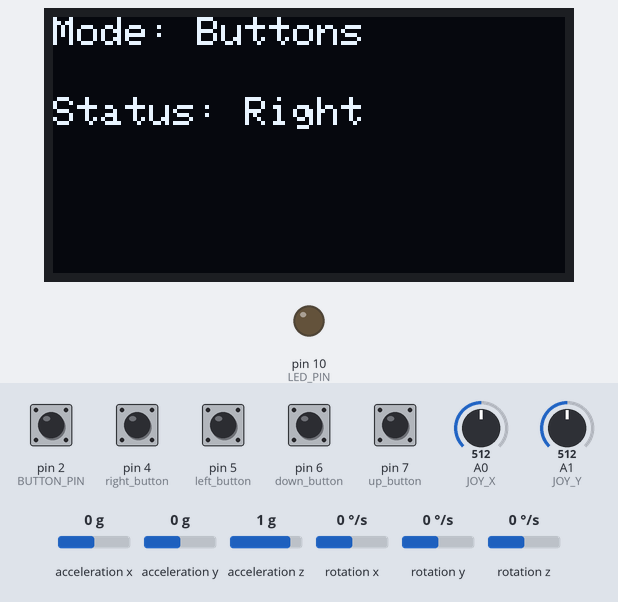
Simulated run of this sketch. Board: Arduino Uno, built with avr-gcc and run on an emulated ATmega328P. Parts: 128×64 one-colour display, output pins drawn as LEDs (lit = HIGH). Inputs (shaded band) come from the test bench; at power-on: pin 2 (BUTTON_PIN), pin 4 (right_button), pin 5 (left_button), pin 6 (down_button), pin 7 (up_button) HIGH, acceleration x 0 g, acceleration y 0 g, A0 (JOY_X) = 512, A1 (JOY_Y) = 512, acceleration z 1 g, rotation x 0 °/s, rotation y 0 °/s, rotation z 0 °/s. No radio packets arrive unless stated; what the sketch prints to the serial monitor is not drawn.

Above: at 4.2 s.
4.3 s: pin 2 (BUTTON_PIN) pulled LOW for 0.4 s
At 5.3 s:
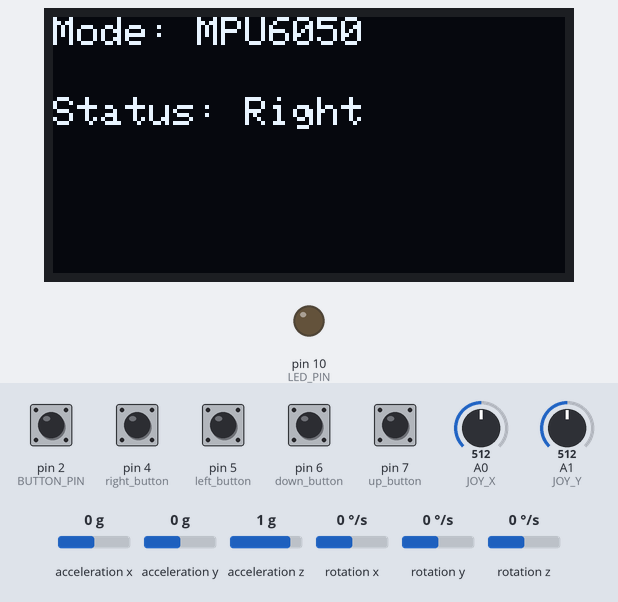
6.2 s: acceleration x set to 0.2 g
7.7 s: acceleration x set to 0.5 g
At 8.8 s:
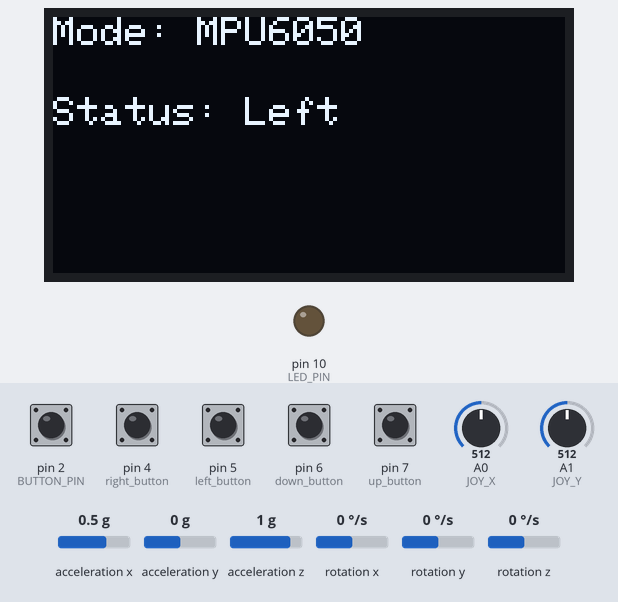
9.5 s: acceleration y set to -1.4 g
At 10.18 s:
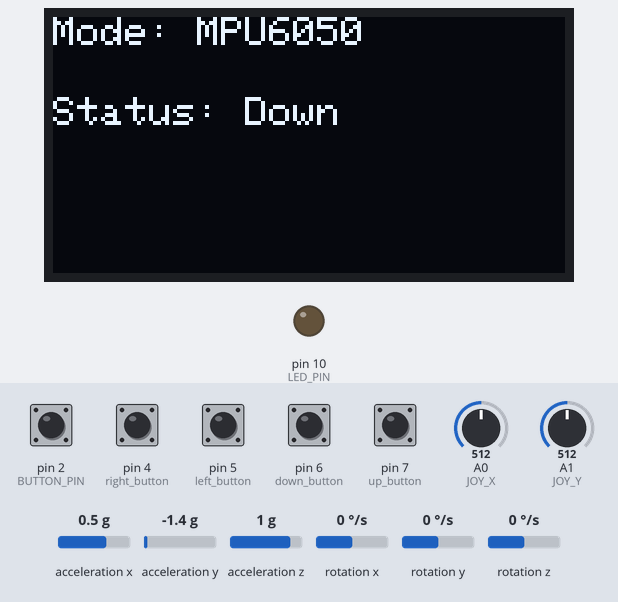
12.5 s: pin 2 (BUTTON_PIN) pulled LOW for 1 s
At 13.6 s:
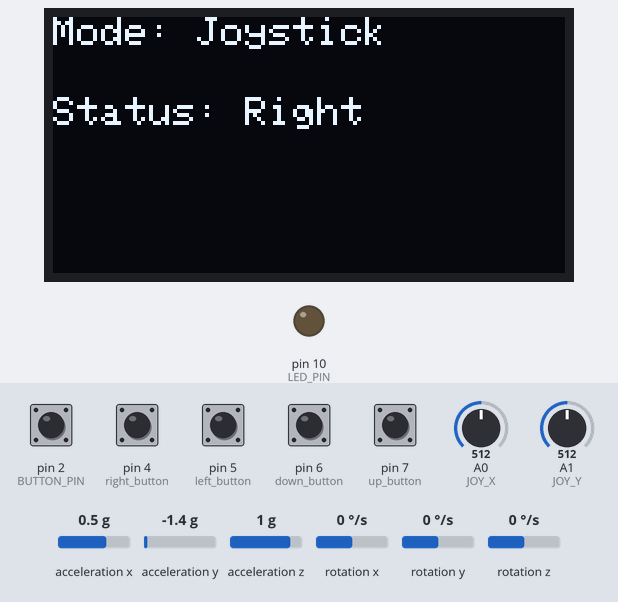
15.0 s: pin 2 (BUTTON_PIN) pulled LOW for 0.4 s
At 16.5 s:
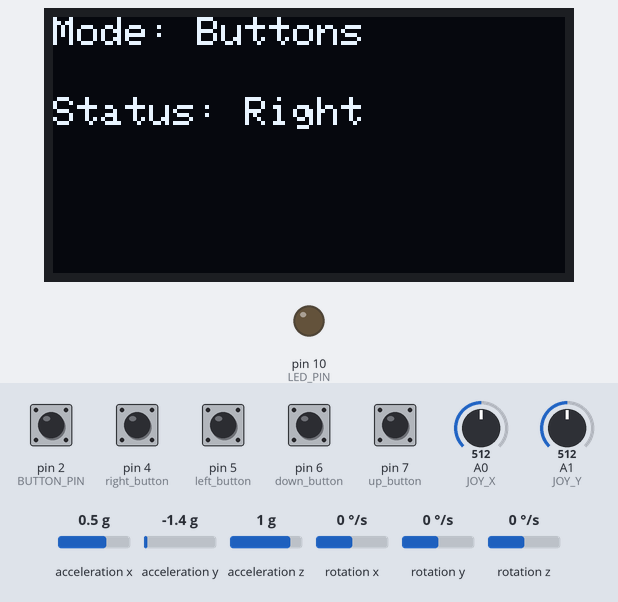
Timing chart, 0 to 18.0 s (numbered marks = the images above; inputs shaded):
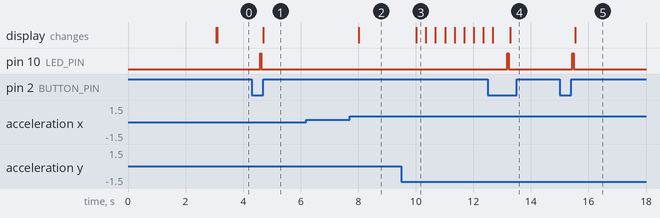

The sketch:

RCC06_Mode_Selection_Using_Mode_Button_Tx.ino
```cpp
#include <SPI.h>
#include <nRF24L01.h>
#include <RF24.h>
#include <Wire.h>
#include <Adafruit_GFX.h>
#include <Adafruit_SSD1306.h>
#include <MPU6050_light.h>

#define SCREEN_WIDTH 128
#define SCREEN_HEIGHT 64
Adafruit_SSD1306 display(SCREEN_WIDTH, SCREEN_HEIGHT, &Wire, -1);

MPU6050 mpu(Wire);

// NRF24L01
#define CE_PIN  A3
#define CSN_PIN A2
RF24 radio(CE_PIN, CSN_PIN);
const uint64_t pipe = 0xE8E8F0F0E1LL;
char msg[20];

// Push buttons
int up_button = 7;
int down_button = 6;
int left_button = 5;
int right_button = 4;

// Mode selection
#define BUTTON_PIN 2
#define LED_PIN    10

int lastButtonState = HIGH;
int currentMode = 0;
const int maxModes = 3;
unsigned long lastDebounceTime = 0;

// Joystick
#define JOY_X A0
#define JOY_Y A1
#define JOY_THRESHOLD 200
#define JOY_CENTER 512

String status = "Idle";

void updateDisplay() {
  display.clearDisplay();
  display.setCursor(0, 0);
  display.setTextSize(1);
  display.setTextColor(WHITE);
  display.print("Mode: ");
  if (currentMode == 0) display.println("Buttons");
  else if (currentMode == 1) display.println("MPU6050");
  else if (currentMode == 2) display.println("Joystick");

  display.setCursor(0, 20);
  display.print("Status: ");
  display.println(status);
  display.display();
}

void setup() {
  pinMode(up_button, INPUT);
  pinMode(down_button, INPUT);
  pinMode(left_button, INPUT);
  pinMode(right_button, INPUT);
  pinMode(BUTTON_PIN, INPUT_PULLUP);
  pinMode(LED_PIN, OUTPUT);

  Serial.begin(9600);
  Wire.begin();
  mpu.begin();
  mpu.calcGyroOffsets();

  display.begin(SSD1306_SWITCHCAPVCC, 0x3C);
  updateDisplay();

  radio.begin();
  radio.openWritingPipe(pipe);
  radio.setPALevel(RF24_PA_LOW);
  radio.stopListening();
}

void checkModeChange() {
  int buttonState = digitalRead(BUTTON_PIN);
  if (buttonState == LOW && lastButtonState == HIGH) {
    delay(200);
    digitalWrite(LED_PIN, HIGH);
    delay(50);
    digitalWrite(LED_PIN, LOW);

    currentMode = (currentMode + 1) % maxModes;
    status = "Idle";
    updateDisplay();
  }
  lastButtonState = buttonState;
}

void buttonMode() {
  bool anyPressed = false;

  if (digitalRead(up_button) == LOW) {
    strcpy(msg, "up");
    status = "Up";
    radio.write(&msg, strlen(msg) + 1);
    Serial.println("Sent: up");
    updateDisplay();
    delay(300);
    anyPressed = true;
  }
  if (digitalRead(down_button) == LOW) {
    strcpy(msg, "down");
    status = "Down";
    radio.write(&msg, strlen(msg) + 1);
    Serial.println("Sent: down");
    updateDisplay();
    delay(300);
    anyPressed = true;
  }
  if (digitalRead(left_button) == LOW) {
    strcpy(msg, "left");
    status = "Left";
    radio.write(&msg, strlen(msg) + 1);
    Serial.println("Sent: left");
    updateDisplay();
    delay(300);
    anyPressed = true;
  }
  if (digitalRead(right_button) == LOW) {
    strcpy(msg, "right");
    status = "Right";
    radio.write(&msg, strlen(msg) + 1);
    Serial.println("Sent: right");
    updateDisplay();
    delay(300);
    anyPressed = true;
  }

  if (!anyPressed) {
    status = "Idle";
    strcpy(msg, "idle");
    status = "Right";
    radio.write(&msg, strlen(msg) + 1);
    Serial.println("Sent: right");
    updateDisplay();
    delay(300);
  }
}

void mpuMode() {
  mpu.update();
  float ax = mpu.getAccX();
  float ay = mpu.getAccY();

  if (ax > 0.3) {
    strcpy(msg, "left");
    status = "Left";
    radio.write(&msg, strlen(msg) + 1);
    updateDisplay();
    delay(300);
  } else if (ax < -0.3) {
    strcpy(msg, "right");
    status = "Right";
    radio.write(&msg, strlen(msg) + 1);
    updateDisplay();
    delay(300);
  }

  if (ay > 0.3) {
    strcpy(msg, "up");
    status = "Up";
    radio.write(&msg, strlen(msg) + 1);
    updateDisplay();
    delay(300);
  } else if (ay < -0.3) {
    strcpy(msg, "down");
    status = "Down";
    radio.write(&msg, strlen(msg) + 1);
    updateDisplay();
    delay(300);
  }

  if (abs(ax) < 0.3 && abs(ay) < 0.3) {
    status = "Idle";
    strcpy(msg, "idle");
    status = "Right";
    radio.write(&msg, strlen(msg) + 1);
    updateDisplay();
    delay(300);
  }
}

void joystickMode() {
  int xVal = analogRead(JOY_X);
  int yVal = analogRead(JOY_Y);
  bool moved = false;

  if (yVal > JOY_CENTER + JOY_THRESHOLD) {
    strcpy(msg, "up");
    status = "Up";
    radio.write(&msg, strlen(msg) + 1);
    updateDisplay();
    delay(300);
    moved = true;
  } else if (yVal < JOY_CENTER - JOY_THRESHOLD) {
    strcpy(msg, "down");
    status = "Down";
    radio.write(&msg, strlen(msg) + 1);
    updateDisplay();
    delay(300);
    moved = true;
  }

  if (xVal > JOY_CENTER + JOY_THRESHOLD) {
    strcpy(msg, "right");
    status = "Right";
    radio.write(&msg, strlen(msg) + 1);
    updateDisplay();
    delay(300);
    moved = true;
  } else if (xVal < JOY_CENTER - JOY_THRESHOLD) {
    strcpy(msg, "left");
    status = "Left";
    radio.write(&msg, strlen(msg) + 1);
    updateDisplay();
    delay(300);
    moved = true;
  }

  if (!moved) {
    status = "Idle";
    strcpy(msg, "idle");
    status = "Right";
    radio.write(&msg, strlen(msg) + 1);
    updateDisplay();
    delay(300);
  }
}

void loop() {
  checkModeChange();

  switch (currentMode) {
    case 0: buttonMode(); break;
    case 1: mpuMode(); break;
    case 2: joystickMode(); break;
  }
}
```

Measured:
- the behaviour switches between 0.3 and 0.4 g on acceleration x (found by bisection; images 1 and 2)
- after the input at 4.3 s, pin 10 (LED_PIN): LOW → HIGH after 0.29 s, → LOW 0.05 s later; the display: changes after 0.40 s (image 1)
- after the input at 6.2 s, every drawn part: stays the same
- after the input at 7.7 s, the display: changes after 0.33 s (image 2)
- after the input at 9.5 s, the display: changes after 0.52 s (image 3)
- after the input at 12.5 s, pin 10 (LED_PIN): LOW → HIGH after 0.67 s, → LOW 0.05 s later
- after the input at 15.0 s, pin 10 (LED_PIN): LOW → HIGH after 0.44 s, → LOW 0.05 s later; the display: changes after 0.55 s (image 5)
